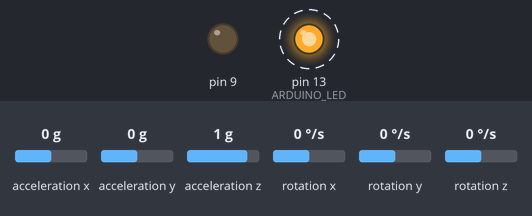
The sketch below on a simulated Arduino Uno, built with avr-gcc and run on an emulated ATmega328P. Shown: output pins drawn as LEDs (lit = HIGH). Wiring (inferred from the names in the program): HMC5883L compass at I2C address 0x1E; ADXL345 accelerometer at I2C address 0x53; ITG-3200 gyroscope at I2C address 0x68. Dashed ring = blinking. The inputs (shaded band) are chosen by the test bench; at power-on: acceleration x 0 g, acceleration y 0 g, acceleration z 1 g, rotation x 0 °/s, rotation y 0 °/s, rotation z 0 °/s. What the sketch prints to the serial monitor is not drawn.

Above: at 0.4 s.
Timing chart, 0 to 3.2 s (numbered marks = the images above):
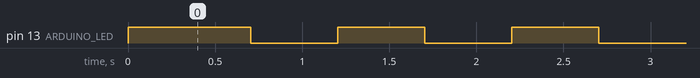

Measured:
- by itself, pin 13 (ARDUINO_LED): alternates HIGH for 0.50 s and LOW for 0.50 s

The sketch:

DIY_headtracker.ino
```cpp
//-----------------------------------------------------------------------------
// Original project by Dennis Frie - 2012 - Dennis.frie@gmail.com
// Discussion: http://www.rcgroups.com/forums/showthread.php?t=1677559
//
// Other contributors to this code:
//  Mark Mansur (Mangus on rcgroups)
//
// Version history:
// - 0.01 - 0.08 - Dennis Frie - preliminary releases
// - 1.01 - April 2013 - Mark Mansur - code clean-up and refactoring, comments
//      added. Added pause functionality, added settings retrieval commands.
//      Minor optimizations.
//-----------------------------------------------------------------------------

#include <Wire.h>
#include <EEPROM.h>

#define HT_TILT_REVERSE_BIT     0x01
#define HT_ROLL_REVERSE_BIT     0x02
#define HT_PAN_REVERSE_BIT      0x04
#define FIRMWARE_VERSION_FLOAT  1.04    // 2 decimal places

#define  ARDUINO_LED 13
#define SERIAL_BAUD 57600

// Gyro
//
#define ITG3205_ADDR 0x68    // The address of ITG3205
#define ITG3205_X_ADDR 0x1D  // Start address for x-axis
#define SCALING_FACTOR 13     // Scaling factor - used when converting to angle

// Accelerometer
//
#define ADXL345_ADDR (0x53)  // The adress of ADXL345
#define ADXL345_X_ADDR (0x32)// Start address for x-axis
#define ACC_SENS 256         // Sensitivity. 13 bit adc, +/- 16 g. Calculated as: (2^13)/(16*2)
#define ASSUME_1G_ACC 0      // Assuming the total gravitation is 1. True if only earth gravitation has influence.


// Magnetometer
//
#define HMC_ADDR 0x1E        // The address of HMC5883
#define HMC_X_ADDR (0x03)    // Start address for x-axis.


unsigned char ADXL345_ID = 0;
unsigned char ITG3205_ID = 0;
unsigned char HMC_ID = 0;

int magPosOff[3];
int magNegOff[3];
float magGain[3];


// Variables defined elsewhere
//
extern long channel_value[];

// Local variables
//
byte sensorBuffer[10];

// Local file variables
//
int frameNumber = 0;		    // Frame count since last debug serial output

char serial_data[101];          // Array for serial-data
unsigned char serial_index = 0; // How many bytes have been received?
char string_started = 0;        // Only saves data if string starts with right byte
unsigned char channel_mapping[13];

char outputMag = 0;             // Stream magnetometer data to host
char outputAcc = 0;             // Stream accelerometer data to host
char outputMagAcc = 0;          // Stream mag and accell data (for calibration on PC)
char outputTrack = 0;	        // Stream angle data to host

// Keep track of button press
char lastButtonState = 0;           // 0 is not pressed, 1 is pressed
unsigned long buttonDownTime = 0;   // the system time of the press
char pauseToggled = 0;              // Used to make sure we toggle pause only once per hold
char ht_paused = 0;

// External variables (defined in other files)
//
char read_sensors = 0;
extern char resetValues;
extern char tiltInverse;
extern char rollInverse;
extern char panInverse;

// Settings (Defined in sensors.cpp)
//
extern float tiltRollBeta;
extern float panBeta;
extern float gyroWeightTiltRoll;
extern float GyroWeightPan;
extern int servoPanCenter;
extern int servoTiltCenter;
extern int servoRollCenter;
extern int panMaxPulse;
extern int panMinPulse;
extern int tiltMaxPulse;
extern int tiltMinPulse;
extern int rollMaxPulse;
extern int rollMinPulse;
extern float panFactor;
extern float tiltFactor;
extern float rollFactor;
extern unsigned char servoReverseMask;
extern unsigned char htChannels[];
extern float gyroOff[];
extern float magOffset[];
extern int accOffset[];


/****************************************************/

char resetValues = 1;        // Used to reset headtracker/re-center.

long accRaw[3];              // Raw readings from accelerometer
float accG[3];               // G-force in each direction
float accAngle[3];           // Measured angle from accelerometer
float R;                     // Unit vector - total G.

float gyroRaw[3];            // Raw readings from gyro
float angle[3];              // Angle from gyro
float angleRaw[3];           // Temp for angle-calculation

float magRaw[3];             // Raw readings from magnetometer
float magAngle[3];           // Measured angles from magnetometer
float mx = 0;                // Calculated magnetometer value in x-direction with pan/tilt compensation
float my = 0;                // Calculated magnetometer value in y-direction with pan/tilt compensation


#define MAG0MAX 625
#define MAG1MAX 625
#define MAG2MAX 625
#define MAG0MIN -625
#define MAG1MIN -625
#define MAG2MIN -625


// Final angles for headtracker:
float tiltAngle = 90;       // Tilt angle
float tiltAngleLP = 90;     // Tilt angle with low pass FilterSensorData
float lastTiltAngle = 90;   // Used in low pass FilterSensorData.

float rollAngle = 0;        // Roll angle
float rollAngleLP = 90;     // Roll angle with low pass FilterSensorData
float lastRollAngle = 90;   // Used in low pass FilterSensorData

float panAngle = 90;        // Pan angle
float panAngleLP = 90;      // Pan angle with low pass FilterSensorData
float lastPanAngle = 90;    // Used in low pass FilterSensorData

// Start values - center position for head tracker
float tiltStart = 0;
float panStart = 0;
float rollStart = 0;

char TrackerStarted = 0;

// Servo reversing
char tiltInverse = -1;
char rollInverse = -1;
char panInverse = -1;


/************************************************************************/
void SensorInfoPrint()
{
   Serial.print("Mag cal:");
   Serial.print(magNegOff[0] - magPosOff[0]);
   Serial.print(",");
   Serial.print(magNegOff[1] - magPosOff[1]);
   Serial.print(",");
   Serial.print(magNegOff[2] - magPosOff[2]);

   Serial.print(",");
   Serial.print(magGain[0]);
   Serial.print(",");
   Serial.print(magGain[1]);
   Serial.print(",");
   Serial.println(magGain[2]);

   Serial.print("ADXL345 ID: ");
   Serial.println((int)ADXL345_ID);
   Serial.print("ITG3205 ID: ");
   Serial.println((int)ITG3205_ID);
   Serial.print("HMC ID: ");
   Serial.println((int)HMC_ID);
}


// Function used to write to I2C:
void WriteToI2C(int device, byte address, byte val)
{
    Wire.beginTransmission(device);
    Wire.write(address);
    Wire.write(val);
    Wire.endTransmission();
}

// Function to read from I2C
void ReadFromI2C(int device, char address, char bytesToRead)
{
    Wire.beginTransmission(device);
    Wire.write(address);
    Wire.endTransmission();

    Wire.beginTransmission(device);
    Wire.requestFrom(device, bytesToRead);

    char i = 0;
    while ( Wire.available() )
    {
        sensorBuffer[i++] = Wire.read();
    }
    Wire.endTransmission();
}

void InitSensors()
{

    ReadFromI2C(ITG3205_ADDR, 0x00, 1);
    ITG3205_ID = sensorBuffer[0];


    Serial.print("ITG3205: ");
    Serial.print(sensorBuffer[0]);


    ReadFromI2C(ADXL345_ADDR, 0x00, 1);
    ADXL345_ID = sensorBuffer[0];


    Serial.print("    ADXL: ");
    Serial.print(sensorBuffer[0]);


    // Accelerometer increase G-range (+/- 16G)
    WriteToI2C(ADXL345_ADDR, 0x31, 0b00001011);
  /*
    ReadFromI2C(HMC_ADDR, 0x00, 1);
    HMC_ID = sensorBuffer[0];


    Serial.print("    HMC: ");
    Serial.println(sensorBuffer[0]);

*/
    //WriteToI2C(ITG3205_ADDR, 22, 24);

    //  ADXL345 POWER_CTL
    WriteToI2C(ADXL345_ADDR, 0x2D, 0);
    WriteToI2C(ADXL345_ADDR, 0x2D, 16);
    WriteToI2C(ADXL345_ADDR, 0x2D, 8);

    // HMC5883
    // Run in continuous mode
    WriteToI2C(HMC_ADDR, 0x02, 0x00);


}


//--------------------------------------------------------------------------------------
// Func: SaveSettings
// Desc: Saves device settings to EEPROM for retrieval at boot-up.
//--------------------------------------------------------------------------------------
void SaveSettings()
{
    EEPROM.write(1, (unsigned char)(tiltRollBeta * 100));
    EEPROM.write(2, (unsigned char)(panBeta * 100));
    EEPROM.write(3, (unsigned char)(gyroWeightTiltRoll * 100));
    EEPROM.write(4, (unsigned char)(GyroWeightPan * 100));

    EEPROM.write(5, (unsigned char)servoReverseMask);

    // 6 unused

    EEPROM.write(7, (unsigned char)servoPanCenter);
    EEPROM.write(8, (unsigned char)(servoPanCenter >> 8));

    EEPROM.write(9, (unsigned char)(tiltFactor * 10));
    EEPROM.write(10, (int)((tiltFactor * 10)) >> 8);

    EEPROM.write(11, (unsigned char) (panFactor * 10));
    EEPROM.write(12, (int)((panFactor * 10)) >> 8);

    EEPROM.write(13, (unsigned char) (rollFactor * 10));
    EEPROM.write(14, (int)((rollFactor * 10)) >> 8);

    // 15 unused

    EEPROM.write(16, (unsigned char)servoTiltCenter);
    EEPROM.write(17, (unsigned char)(servoTiltCenter >> 8));

    EEPROM.write(18, (unsigned char)servoRollCenter);
    EEPROM.write(19, (unsigned char)(servoRollCenter >> 8));


    EEPROM.write(20, (unsigned char)panMaxPulse);
    EEPROM.write(21, (unsigned char)(panMaxPulse >> 8));

    EEPROM.write(22, (unsigned char)panMinPulse);
    EEPROM.write(23, (unsigned char)(panMinPulse >> 8));

    EEPROM.write(24, (unsigned char)tiltMaxPulse);
    EEPROM.write(25, (unsigned char)(tiltMaxPulse >> 8));

    EEPROM.write(26, (unsigned char)tiltMinPulse);
    EEPROM.write(27, (unsigned char)(tiltMinPulse >> 8));

    EEPROM.write(28, (unsigned char)rollMaxPulse);
    EEPROM.write(29, (unsigned char)(rollMaxPulse >> 8));

    EEPROM.write(30, (unsigned char)rollMinPulse);
    EEPROM.write(31, (unsigned char)(rollMinPulse >> 8));

    EEPROM.write(32, (unsigned char)htChannels[0]);
    EEPROM.write(33, (unsigned char)htChannels[1]);
    EEPROM.write(34, (unsigned char)htChannels[2]);

    // Saving gyro calibration values
    int temp = (int)(gyroOff[0] + 500.5);
    EEPROM.write(35, (unsigned char)temp);
    EEPROM.write(36, (unsigned char)(temp >> 8));

    temp = (int)(gyroOff[1] + 500.5);
    EEPROM.write(37, (unsigned char)temp);
    EEPROM.write(38, (unsigned char)(temp >> 8));

    temp = (int)(gyroOff[2] + 500.5);
    EEPROM.write(39, (unsigned char)temp);
    EEPROM.write(40, (unsigned char)(temp >> 8));

    // Mark the memory to indicate that it has been
    // written. Used to determine if board is newly flashed
    // or not.
    EEPROM.write(0,8);

    Serial.println("Settings saved!");
}

//--------------------------------------------------------------------------------------
// Func: GetSettings
// Desc: Retrieves device settings from EEPROM.
//--------------------------------------------------------------------------------------
void GetSettings()
{
    tiltRollBeta    = (float)EEPROM.read(1) / 100;
    panBeta         = (float)EEPROM.read(2) / 100;
    gyroWeightTiltRoll = (float)EEPROM.read(3) / 100;
    GyroWeightPan   = (float)EEPROM.read(4) / 100;

    tiltInverse = 1;
    rollInverse = 1;
    panInverse = 1;

    unsigned char temp = EEPROM.read(5);
    if ( temp & HT_TILT_REVERSE_BIT )
    {
        tiltInverse = -1;
    }
    if ( temp & HT_ROLL_REVERSE_BIT )
    {
        rollInverse = -1;
    }
    if ( temp & HT_PAN_REVERSE_BIT )
    {
        panInverse = -1;
    }

    // 6 unused

    servoPanCenter  = EEPROM.read(7) + (EEPROM.read(8) << 8);
    tiltFactor      = (float)(EEPROM.read(9) + (EEPROM.read(10) << 8)) / 10;
    panFactor       = (float)(EEPROM.read(11) + (EEPROM.read(12) << 8)) / 10;
    rollFactor       = (float)(EEPROM.read(13) + (EEPROM.read(14) << 8)) / 10;

    // 15 unused

    servoTiltCenter = EEPROM.read(16) + (EEPROM.read(17) << 8);
    servoRollCenter = EEPROM.read(18) + (EEPROM.read(19) << 8);

    panMaxPulse   = EEPROM.read(20) + (EEPROM.read(21) << 8);
    panMinPulse   = EEPROM.read(22) + (EEPROM.read(23) << 8);

    tiltMaxPulse  = EEPROM.read(24) + (EEPROM.read(25) << 8);
    tiltMinPulse  = EEPROM.read(26) + (EEPROM.read(27) << 8);

    rollMaxPulse  = EEPROM.read(28) + (EEPROM.read(29) << 8);
    rollMinPulse  = EEPROM.read(30) + (EEPROM.read(31) << 8);

    htChannels[0] = EEPROM.read(32);
    htChannels[1] = EEPROM.read(33);
    htChannels[2] = EEPROM.read(34);

    gyroOff[0] = EEPROM.read(35) + (EEPROM.read(36) << 8) - 500;
    gyroOff[1] = EEPROM.read(37) + (EEPROM.read(38) << 8) - 500;
    gyroOff[2] = EEPROM.read(39) + (EEPROM.read(40) << 8) - 500;

    magOffset[0] = EEPROM.read(200) + (EEPROM.read(201) << 8) - 2000;
    magOffset[1] = EEPROM.read(202) + (EEPROM.read(203) << 8) - 2000;
    magOffset[2] = EEPROM.read(204) + (EEPROM.read(205) << 8) - 2000;

    accOffset[0] = EEPROM.read(206) + (EEPROM.read(207) << 8) - 2000;
    accOffset[1] = EEPROM.read(208) + (EEPROM.read(209) << 8) - 2000;
    accOffset[2] = EEPROM.read(210) + (EEPROM.read(211) << 8) - 2000;


}

//--------------------------------------------------------------------------------------
// Func: SaveMagData
// Desc: Stores magnetometer calibration info to EEPROM.
//--------------------------------------------------------------------------------------
void SaveMagData()
{
    int temp = (int)(magOffset[0] + 2000);
    EEPROM.write(200, (unsigned char)temp);
    EEPROM.write(201, (unsigned char)(temp >> 8));

    temp = (int)(magOffset[1] + 2000);
    EEPROM.write(202, (unsigned char)temp);
    EEPROM.write(203, (unsigned char)(temp >> 8));

    temp = (int)(magOffset[2] + 2000);
    EEPROM.write(204, (unsigned char)temp);
    EEPROM.write(205, (unsigned char)(temp >> 8));

    Serial.println("Mag offset saved!");
    Serial.print(magOffset[0]);
    Serial.print(", ");
    Serial.print(magOffset[1]);
    Serial.print(", ");
    Serial.println(magOffset[2]);
}

//--------------------------------------------------------------------------------------
// Func: SaveAccelData
// Desc: Stores accelerometer calibration data to EEPOM.
//--------------------------------------------------------------------------------------
void SaveAccelData()
{
    int temp = (int)(accOffset[0] + 2000);
    EEPROM.write(206, (unsigned char)temp);
    EEPROM.write(207, (unsigned char)(temp >> 8));

    temp = (int)(accOffset[1] + 2000);
    EEPROM.write(208, (unsigned char)temp);
    EEPROM.write(209, (unsigned char)(temp >> 8));

    temp = (int)(accOffset[2] + 2000);
    EEPROM.write(210, (unsigned char)temp);
    EEPROM.write(211, (unsigned char)(temp >> 8));

    Serial.println("Acc offset saved!");
    Serial.print(accOffset[0]);
    Serial.print(",");
    Serial.print(accOffset[1]);
    Serial.print(",");
    Serial.println(accOffset[2]);
}

//--------------------------------------------------------------------------------------
// Func: DebugOutput
// Desc: Outputs useful device/debug information to the serial port.
//--------------------------------------------------------------------------------------
void DebugOutput()
{
    Serial.println();
    Serial.println();
    Serial.println();
    Serial.println("------ Debug info------");

    Serial.print("FW Version: ");
    Serial.println(FIRMWARE_VERSION_FLOAT, 2);

    Serial.print("tiltRollBeta: ");
    Serial.println(tiltRollBeta);

    Serial.print("panBeta: ");
    Serial.println(panBeta);

    Serial.print("gyroWeightTiltRoll: ");
    Serial.println(gyroWeightTiltRoll);

    Serial.print("GyroWeightPan: ");
    Serial.println(GyroWeightPan);

    Serial.print("servoPanCenter: ");
    Serial.println(servoPanCenter);

    Serial.print("servoTiltCenter: ");
    Serial.println(servoTiltCenter);

    Serial.print("servoRollCenter: ");
    Serial.println(servoRollCenter);

    Serial.print("tiltFactor: ");
    Serial.println(tiltFactor);

    Serial.print("panFactor: ");
    Serial.println(panFactor);

    Serial.print("Gyro offset stored ");
    Serial.print(gyroOff[0]);
    Serial.print(",");
    Serial.print(gyroOff[1]);
    Serial.print(",");
    Serial.println(gyroOff[2]);

    Serial.print("Mag offset stored ");
    Serial.print(magOffset[0]);
    Serial.print(",");
    Serial.print(magOffset[1]);
    Serial.print(",");
    Serial.println(magOffset[2]);

    Serial.print("Acc offset stored ");
    Serial.print(accOffset[0]);
    Serial.print(",");
    Serial.print(accOffset[1]);
    Serial.print(",");
    Serial.println(accOffset[2]);

    SensorInfoPrint();
}


void UpdateSensors()
{

    // Read x, y, z acceleration, pack the data.
    ReadFromI2C(ADXL345_ADDR, ADXL345_X_ADDR, 6);
    accRaw[0] = ((int)sensorBuffer[0] | ((int)sensorBuffer[1] << 8)) * -1;
    accRaw[1] = ((int)sensorBuffer[2] | ((int)sensorBuffer[3] << 8)) * -1;
    accRaw[2] = (int)sensorBuffer[4] | ((int)sensorBuffer[5] << 8);

   /*
    // Read x, y, z from gyro, pack the data
    ReadFromI2C(ITG3205_ADDR, ITG3205_X_ADDR, 6);
    gyroRaw[0] = (int)sensorBuffer[1] | ((int)sensorBuffer[0] << 8);
    gyroRaw[1] = ( (int)sensorBuffer[3] | ((int)sensorBuffer[2] << 8) ) * -1;
    gyroRaw[2] = ( (int)sensorBuffer[5] | ((int)sensorBuffer[4] << 8) ) * -1;
   */

    // Read x, y, z from magnetometer;
    ReadFromI2C(HMC_ADDR, HMC_X_ADDR, 6);
    for (unsigned char i =0; i < 3; i++)
    {
       magRaw[i] = (int)sensorBuffer[(i * 2) + 1] | ((int)sensorBuffer[i * 2] << 8);
    }
}


void AccelCalc()
{
    accRaw[0] += accOffset[0];
    accRaw[1] += accOffset[1];
    accRaw[2] += accOffset[2];

    for (unsigned char i = 0; i<3; i++)
    {
        accG[i] = (float)accRaw[i] / ACC_SENS;
    }

    // So, lets calculate R
    // R^2 = Rx^2+Ry^2+Rz^2
    #if (ASSUME_1G_ACC == 0)
        R = sqrt((accG[0] * accG[0]) + (accG[1] * accG[1]) + (accG[2] * accG[2]));
    #else // Otherwise, just assume total G = 1.
        R = 1;
    #endif

    // Calculate final angles:
    if (R < 1.3 && R > 0.7)
    {
        for (unsigned char i = 0; i<3; i++)
        {
            accAngle[i] = acos(accG[i] / R) * 57.3;
        }
    }
}

//--------------------------------------------------------------------------------------
// Func: MagCalc
// Desc: Calculates angle from magnetometer data.
//--------------------------------------------------------------------------------------
void MagCalc()
{
    // Invert 2 axis
    magRaw[1] *= -1;
    magRaw[2] *= -1;

    // Set gain:
    magRaw[0] *= magGain[0];
    magRaw[1] *= magGain[1];
    magRaw[2] *= magGain[2];

    magRaw[0] -= magOffset[0];
    magRaw[1] -= magOffset[1];
    magRaw[2] -= magOffset[2];

    float testAngle = tiltAngle - 90;
    mx = magRaw[0] * cos((testAngle) / 57.3)
        + magRaw[1] * sin(testAngle / 57.3);

    my = magRaw[0] * sin((rollAngle - 90) / 57.3)
        * sin((tiltAngle - 90) / 57.3)
        + magRaw[2] * cos((rollAngle - 90) / 57.3)
        - magRaw[1] * sin((rollAngle - 90) / 57.3)
        * cos((tiltAngle - 90) / 57.3);

    // Calculate pan-angle from magnetometer.
    magAngle[2] = (atan(mx / my) * 57.3 + 90);

    // Get full 0-360 degrees.
    if (my < 0)
    {
        magAngle[2] += 180;
    }

    float tempAngle = panStart - magAngle[2];

    if (tempAngle > 180)
    {
        tempAngle -= 360;
    }
    else if (tempAngle < -180)
    {
        tempAngle += 360;
    }

    magAngle[2] = tempAngle * -1;
}


// End settings   -------------------------------------------------------------

//--------------------------------------------------------------------------------------
// Func: setup
// Desc: Called by Arduino framework at initialization time. This sets up pins for I/O,
//       initializes sensors, etc.
//--------------------------------------------------------------------------------------
void setup()
{
    Serial.begin(SERIAL_BAUD);


    pinMode(9,OUTPUT);
    digitalWrite(2,HIGH);
    digitalWrite(3,HIGH);

    // Set all other pins to input, for safety.
    pinMode(0,INPUT);
    pinMode(1,INPUT);
    pinMode(2,INPUT);
    pinMode(3,INPUT);
    pinMode(6,INPUT);
    pinMode(7,INPUT);
    pinMode(8,INPUT);


    digitalWrite(0,LOW); // pull-down resistor
    digitalWrite(1,LOW);
    digitalWrite(2,HIGH);
    digitalWrite(3,HIGH);

    pinMode(ARDUINO_LED,OUTPUT);    // Arduino LED
    digitalWrite(ARDUINO_LED, HIGH);


    // Give it time to be noticed, then turn it off
    delay(200); // Note: only use delay here. This won't work when Timer0 is repurposed later.
    digitalWrite(ARDUINO_LED, LOW);

    Wire.begin();               // Start I2C


    if (EEPROM.read(0) != 8)
    {
     //   InitSensors();
        //SaveSettings();
        //SaveMagData();
        //SaveAccelData();
    }

   // GetSettings();                 // Get settings saved in EEPROM
    InitSensors();                // Initialize I2C sensors
  //  CalibrateMag();
   // ResetCenter();
}

//--------------------------------------------------------------------------------------
// Func: loop
// Desc: Called by the Arduino framework once per frame. Represents main program loop.
//--------------------------------------------------------------------------------------
void loop()
{

    // All this is used for communication with GUI
    //
    if (Serial.available())
    {

      Serial.read();
    }
      //UpdateSensors();
      //GyroCalc();
      //AccelCalc();
      //MagCalc();
      //FilterSensorData();

      if (string_started == 0) {
          string_started = 1;
          digitalWrite(ARDUINO_LED, HIGH);
      } else {
          string_started = 0;
          digitalWrite(ARDUINO_LED, LOW);
      }

      delay(500);
}
```
